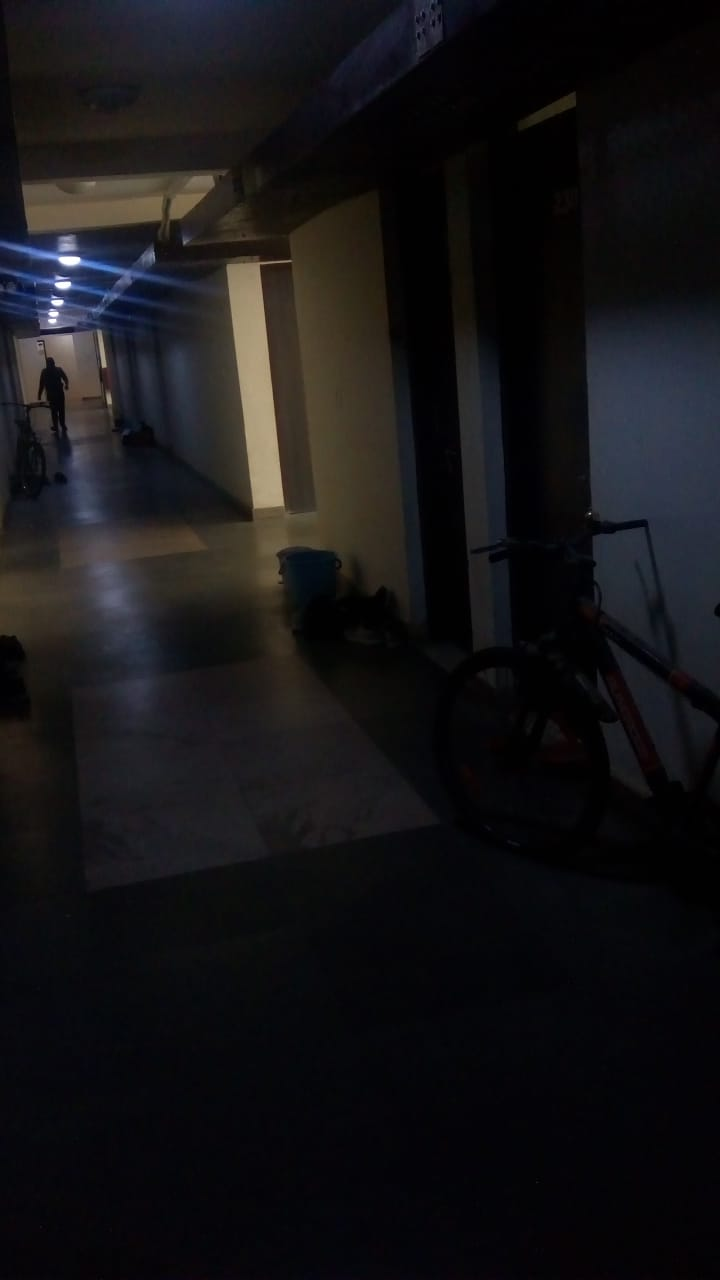
#> input picture test.jpeg, 720 x 1280 px
$ python code.py
#> lines starting #> are read from the running program, lines starting #| are printed output that depends on the picture; after the words box and inside, x2 and y2 are one past the last pixel; in counts of white or black regions, pixels touching at a corner belong together
import cv2 # For OpenCV modules (For Image I/O and Contour Finding)
import numpy as np # For general purpose array manipulation
import scipy.fftpack # For FFT2

#### imclearborder definition

def imclearborder(imgBW, radius):

    # Given a black and white image, first find all of its contours
    imgBWcopy = imgBW.copy()
    contours,hierarchy = cv2.findContours(imgBWcopy.copy(), cv2.RETR_LIST,
        cv2.CHAIN_APPROX_SIMPLE)

    # Get dimensions of image
    imgRows = imgBW.shape[0]
    imgCols = imgBW.shape[1]

    contourList = [] # ID list of contours that touch the border

    # For each contour...
    for idx in np.arange(len(contours)):
        # Get the i'th contour
        cnt = contours[idx]

        # Look at each point in the contour
        for pt in cnt:
            rowCnt = pt[0][1]
            colCnt = pt[0][0]

            # If this is within the radius of the border
            # this contour goes bye bye!
            check1 = (rowCnt >= 0 and rowCnt < radius) or (rowCnt >= imgRows-1-radius and rowCnt < imgRows)
            check2 = (colCnt >= 0 and colCnt < radius) or (colCnt >= imgCols-1-radius and colCnt < imgCols)

            if check1 or check2:
                contourList.append(idx)
                break

    for idx in contourList:
        cv2.drawContours(imgBWcopy, contours, idx, (0,0,0), -1)

    return imgBWcopy

#### bwareaopen definition
def bwareaopen(imgBW, areaPixels):
    # Given a black and white image, first find all of its contours
    imgBWcopy = imgBW.copy()
    contours,hierarchy = cv2.findContours(imgBWcopy.copy(), cv2.RETR_LIST,
        cv2.CHAIN_APPROX_SIMPLE)

    # For each contour, determine its total occupying area
    for idx in np.arange(len(contours)):
        area = cv2.contourArea(contours[idx])
        if (area >= 0 and area <= areaPixels):
            cv2.drawContours(imgBWcopy, contours, idx, (0,0,0), -1)

    return imgBWcopy

#### Main program

# Read in image
img = cv2.imread('test.jpeg', 0)
#> img: shape (1280, 720); min 0, max 255, mean 20.7

# Number of rows and columns
rows = img.shape[0]
#> rows = 1280
cols = img.shape[1]
#> cols = 720

# Remove some columns from the beginning and end
img = img[:, 59:cols-20]
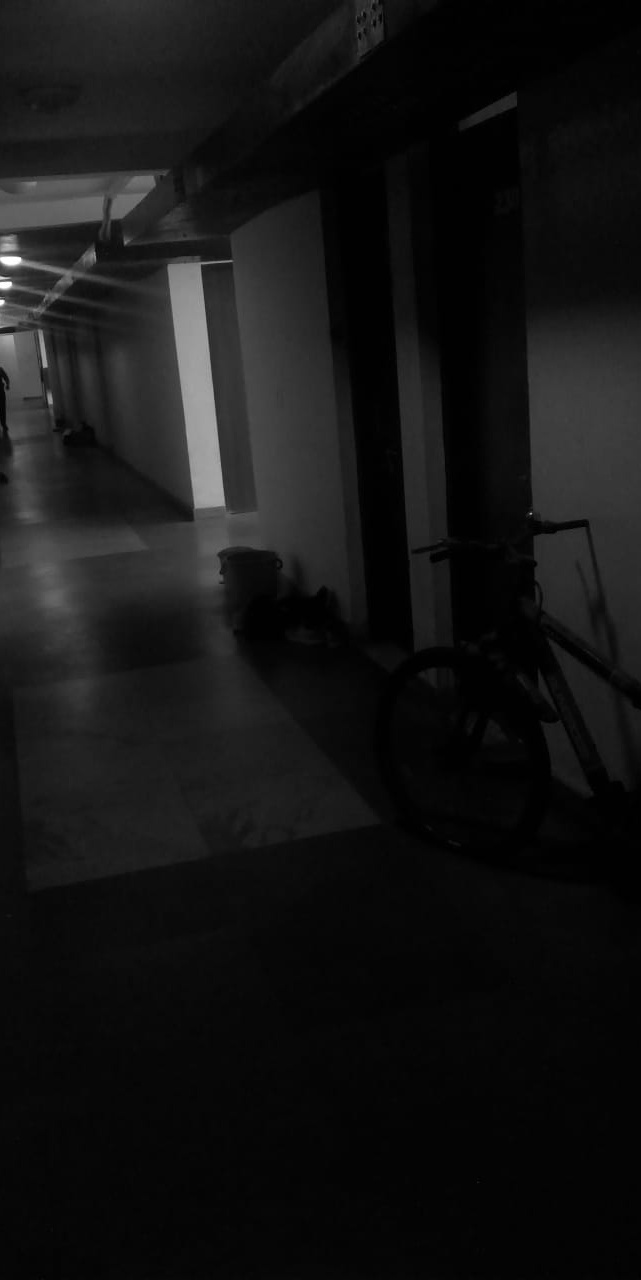
#> img: shape (1280, 641); min 0, max 255, mean 20.4

# Number of rows and columns
rows = img.shape[0]
cols = img.shape[1]
#> cols = 641

# Convert image to 0 to 1, then do log(1 + I)
imgLog = np.log1p(np.array(img, dtype="float") / 255)

# Create Gaussian mask of sigma = 10
M = 2*rows + 1
#> M = 2561
N = 2*cols + 1
#> N = 1283
sigma = 10
(X,Y) = np.meshgrid(np.linspace(0,N-1,N), np.linspace(0,M-1,M))
centerX = np.ceil(N/2)
#> centerX = 642
centerY = np.ceil(M/2)
#> centerY = 1281
gaussianNumerator = (X - centerX)**2 + (Y - centerY)**2

# Low pass and high pass filters
Hlow = np.exp(-gaussianNumerator / (2*sigma*sigma))
Hhigh = 1 - Hlow

# Move origin of filters so that it's at the top left corner to
# match with the input image
HlowShift = scipy.fftpack.ifftshift(Hlow.copy())
HhighShift = scipy.fftpack.ifftshift(Hhigh.copy())

# Filter the image and crop
If = scipy.fftpack.fft2(imgLog.copy(), (M,N))
Ioutlow = np.real(scipy.fftpack.ifft2(If.copy() * HlowShift, (M,N)))
Iouthigh = np.real(scipy.fftpack.ifft2(If.copy() * HhighShift, (M,N)))

# Set scaling factors and add
gamma1 = 0.3
gamma2 = 1.5
Iout = gamma1*Ioutlow[0:rows,0:cols] + gamma2*Iouthigh[0:rows,0:cols]
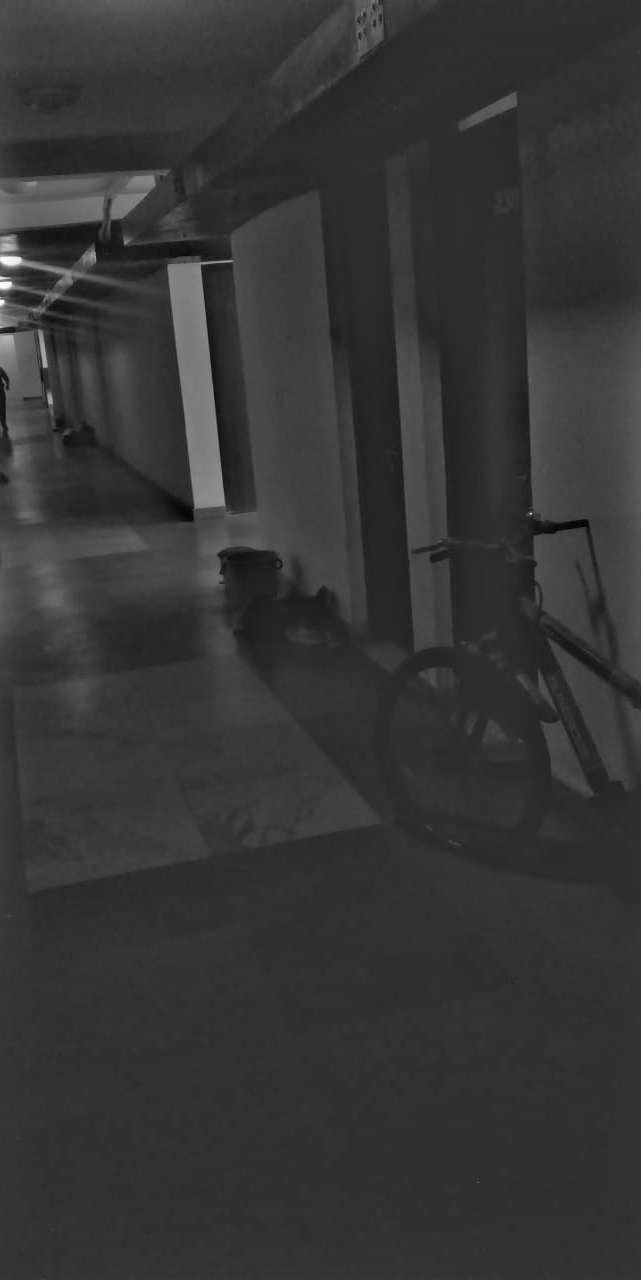
#> Iout: shape (1280, 641) float64; min -0.195, max 0.853, mean 0.0271; drawn with min black and max white

# Anti-log then rescale to [0,1]
Ihmf = np.expm1(Iout)
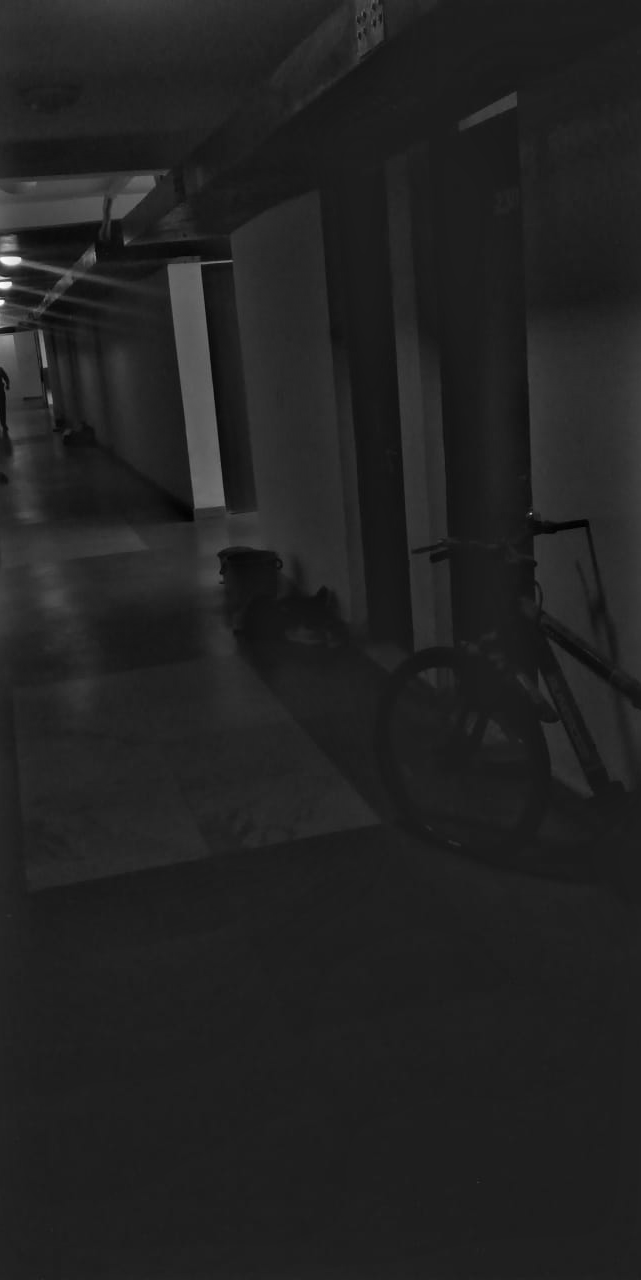
#> Ihmf: shape (1280, 641) float64; min -0.178, max 1.35, mean 0.0296; drawn with min black and max white
Ihmf = (Ihmf - np.min(Ihmf)) / (np.max(Ihmf) - np.min(Ihmf))
Ihmf2 = np.array(255*Ihmf, dtype="uint8")

# Threshold the image - Anything below intensity 65 gets set to white
Ithresh = Ihmf2 < 65
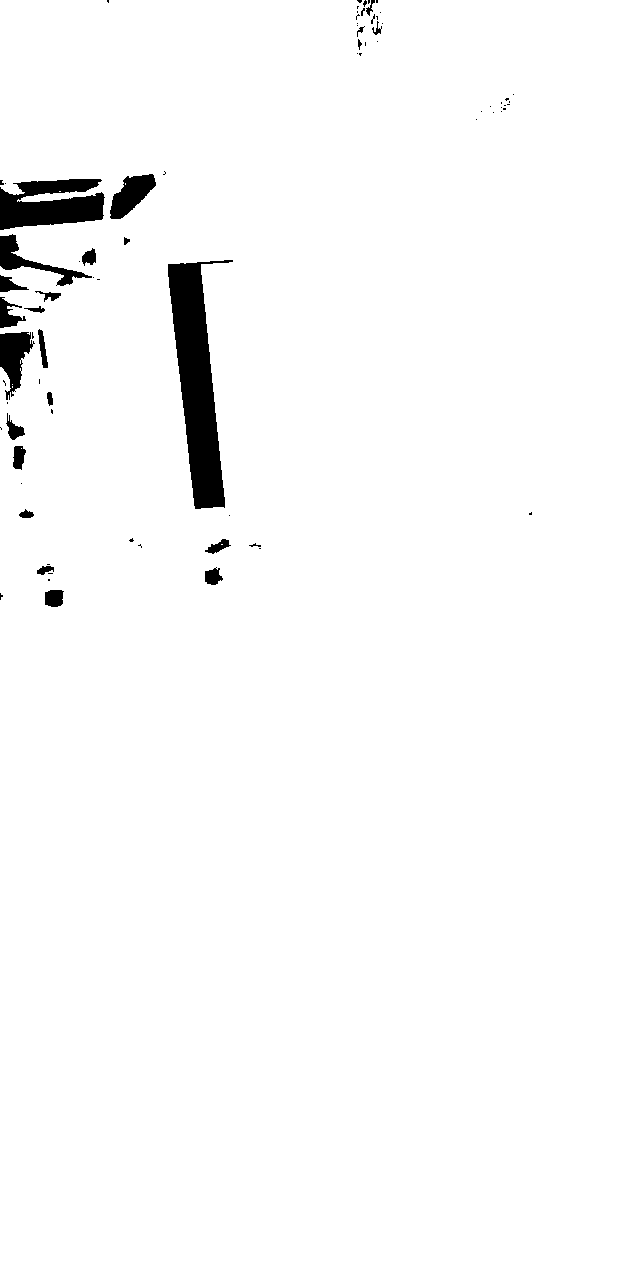
#> Ithresh: shape (1280, 641) bool; 97.8% white; 79 black regions (54 under 20 px), largest, box (x1, y1, x2, y2) and area: (168, 260, 233, 509) 7911, (0, 179, 105, 230) 3767, (0, 332, 35, 400) 1272
Ithresh = 255*Ithresh.astype("uint8")
#> Ithresh: shape (1280, 641); 97.8% white; 79 black regions (54 under 20 px)

# Clear off the border.  Choose a border radius of 5 pixels
Iclear = imclearborder(Ithresh, 5)
#> in imclearborder, `contours,hierarchy = cv2.findContours(imgBWcopy.copy(), cv2.RETR_LIST,..`: contours = 85 contours, 64 with area under 20; largest, box (x1, y1, x2, y2) and area: (0, 0, 641, 1280) 811140, (167, 259, 234, 510) 8218, (109, 173, 157, 220) 1220, (44, 589, 65, 608) 310, (5, 412, 26, 441) 262
#> the loop in imclearborder, `for idx in np.arange(len(contours)): # Get the i'th contour` made 85 passes
#> cnt on passes 5, 10, 15, 18, 19, 26, 27, 28, 37, 39, 40, 44: [[215, 567], [216, 566], [217, 567], [216, 568]], [[221, 544], [222, 544]], [[228, 515], [229, 514], [230, 515], [229, 516]], [[20, 483], [21, 482], [22, 483], [21, 484]], [[21, 448]], [[14, 391], [15, 390], [16, 391], [15, 392]], [[12, 386], [12, 387]], [[12, 384]], [[55, 285], [56, 284], [57, 285], [56, 286]], [[92, 277], [93, 276], [94, 277], [93, 278]], [[78, 261], [79, 260], [80, 261], [79, 262]], [[59, 191], [60, 191]]
#> after the loop in imclearborder, `for idx in np.arange(len(contours)):`: contourList = [20, 28, 29, 45, 84]
#> the loop in imclearborder, `for idx in contourList:` made 5 passes
#> idx on passes 1 to 5: 20, 28, 29, 45, 84
#> after the loop in imclearborder, `for idx in contourList:`:
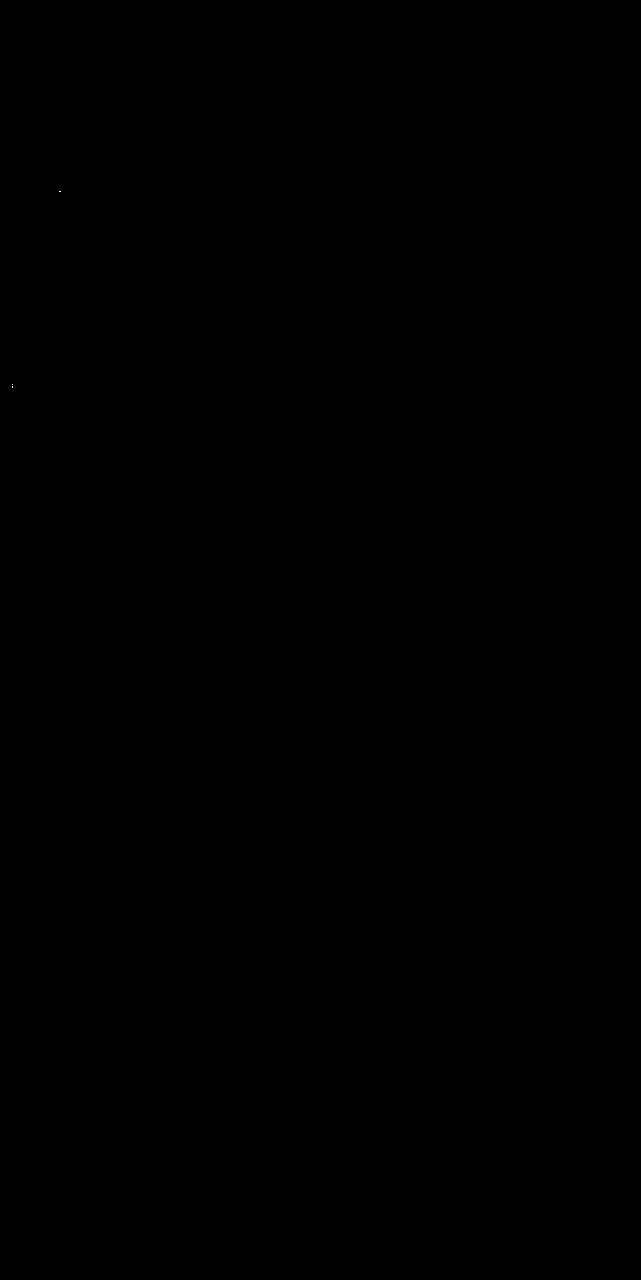
#> imgBWcopy: shape (1280, 641); 0% white in thin lines or dots, all inside (x1, y1, x2, y2) = (12, 191, 61, 388)

# Eliminate regions that have areas below 120 pixels
Iopen = bwareaopen(Iclear, 120)
#> in bwareaopen, `contours,hierarchy = cv2.findContours(imgBWcopy.copy(), cv2.RETR_LIST,..`: contours = 3 contours, all with area under 20
#> the loop in bwareaopen, `for idx in np.arange(len(contours)):` made 3 passes
#> after the loop in bwareaopen, `for idx in np.arange(len(contours)):`: imgBWcopy: shape (1280, 641); under 0.01% of pixels changed, all inside (x1, y1, x2, y2) = (12, 191, 61, 388)

# Show all images
cv2.imwrite('Original_Image.jpg', img)
cv2.imwrite('Homomorphic_Filtered_Result.jpg', Ihmf2)
cv2.imwrite('Thresholded_Result.jpg', Ithresh)
cv2.imwrite('Opened_Result.jpg', Iopen)
cv2.waitKey(0)
cv2.destroyAllWindows()
